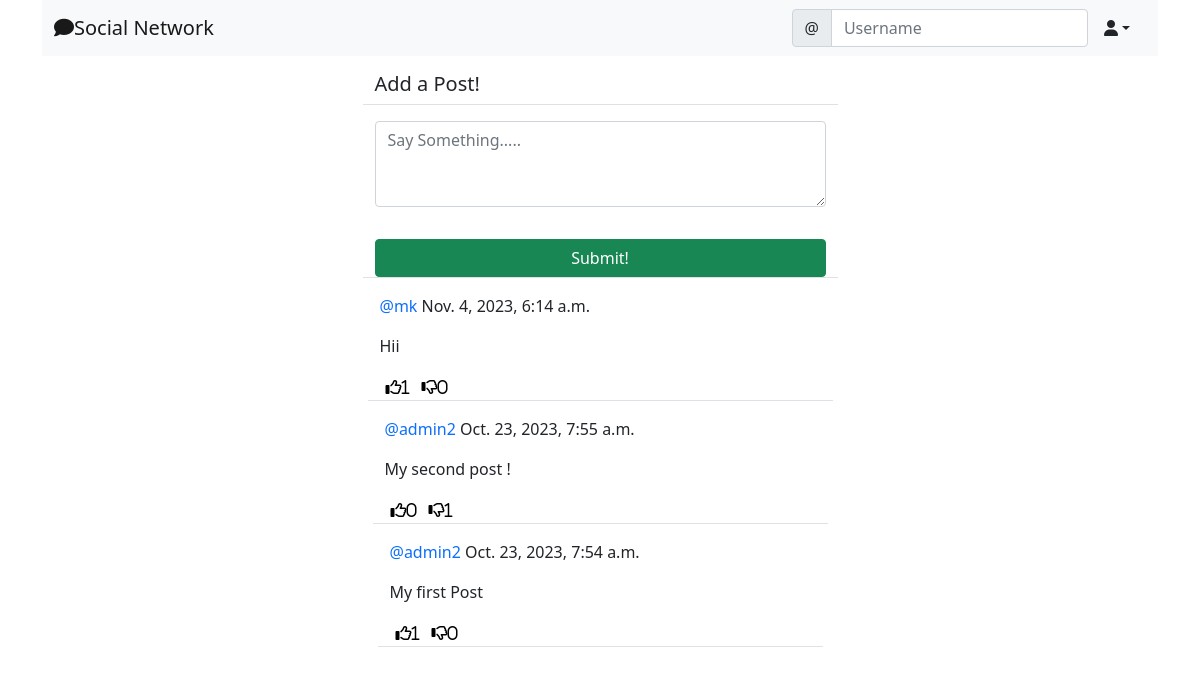
The page /social/ (signed in) on the database its author committed.
### social/models.py (models this page shows)
class Post(models.Model):
    body= models.TextField()
    created_on=models.DateTimeField(default=timezone.now)
    author=models.ForeignKey(User,on_delete=models.CASCADE)
    likes=models.ManyToManyField(User,blank=True,related_name='likes')
    dislikes=models.ManyToManyField(User,blank=True,related_name='dislikes')

### social/views.py (the view, shortened to what this page needs)
# urls.py: path('',PostListView.as_view(), name='post-list'),
class PostListView(LoginRequiredMixin, View):
    def get(self,request,*args,**kwargs):
        posts=Post.objects.all().order_by('-created_on')
        form = PostForm()
        context={
            'post_list' : posts,
            'form' : form,
        }
        return render(request,'social/post_list.html',context)

### social/forms.py
class PostForm(forms.ModelForm):
    body = forms.CharField(
        label='',
        widget=forms.Textarea(attrs={
            'rows' : '3',
            'placeholder' : 'Say Something.....'
        }) )
    class Meta:
        model = Post
        fields=['body']

### social/templates/social/post_list.html (shortened to what this page needs)
{% extends 'landing/base.html' %}
{% load crispy_forms_tags %}
{% block content %}
<div class="container">
    <div class ="row justify-content-center mt-3">
        <div class ="col-md-5 col-sm-12 border-bottom">
        <h5>Add a Post!</h5>
        </div>
    </div>
    <div class ="row justify-content-center mt-3 mb-5 ">
        <div class ="col-md-5 col-sm-12 border-bottom">
        <form method="POST">
            {{form | crispy}}
            <div class="d-grid gap-2">
                <button class ="btn btn-success mt-3">Submit!</button>
        </form>
        </div>
    </div>
    {% for post in post_list %}
    <div class ="row justify-content-center mt-3">
    <div class ="col-md-5 col-sm-12 border-bottom position-relative">
        <p><a style="text-decoration:none" class="text-primary" href="{% url 'profile' post.author.profile.pk %}">
            @{{post.author}}</a><space>  </space>{{post.created_on}}</p>
        <div class="position-relative">
       <p>{{post.body}}</p>
    </div>
    <div class="d-flex flex-row">
        <form method="POST" action="{%url 'like' post.pk%}">
            <button style="background-color:transparent; border:none; box-shadow:none ;" type="submit">
            <i class="far fa-thumbs-up"><span>{{ post.likes.all.count }}</span></i>
            </button>
        </form>
        <form method="POST" action="{%url 'dislike' post.pk%}">
            <button style="background-color:transparent; border:none; box-shadow:none ;" type="submit">
            <i class="far fa-thumbs-down">{{ post.dislikes.all.count }}</i>
            </button>
        </form>
    </div>
</div>
{% endfor %}
</div>
{% endblock content %}

### rows shown on the page
Post: author "mk", created_on "Nov. 4, 2023, 6:14 a.m.", body "Hii", likes.all.count "1", dislikes.all.count "0"
Post: author "admin2", created_on "Oct. 23, 2023, 7:55 a.m.", body "My second post !", likes.all.count "0", dislikes.all.count "1"
Post: author "admin2", created_on "Oct. 23, 2023, 7:54 a.m.", body "My first Post", likes.all.count "1", dislikes.all.count "0"
